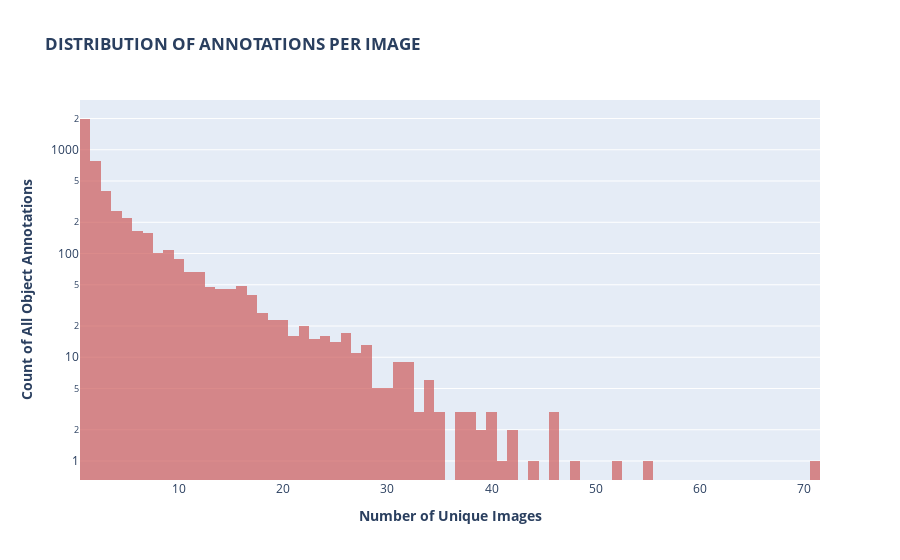

Notebook code for this chart:
### Markdown cell above
# Annotation Per Images
* 한 이미지에 몇 개의 Bounding box가 있는지, 그 분포를 나타낸 결과입니다.

### Code cell
fig = px.histogram(train_df.image_id.value_counts(),
                    log_y=True, color_discrete_sequence=['indianred'], opacity=0.7,
                    labels={"value":"Number of Annotations Per Image"},
                    title="<b>DISTRIBUTION OF ANNOTATIONS PER IMAGE"
                    )

fig.update_layout(showlegend=False,
                    xaxis_title="<b>Number of Unique Images</b>",
                    yaxis_title="<b>Count of All Object Annotations</b>",)

fig.show()

### Figure 1 — Plotly figure (JSON) as saved in the notebook; plotly's stock layout.template omitted (floating-point values rounded to 4 significant figures; data arrays with more than 128 entries replaced by an {"elided": "..."} marker saying what was removed)
{"data": [{"alignmentgroup": "True", "bingroup": "x", "hovertemplate": "variable=image_id<br>Number of Annotations Per Image=%{x}<br>count=%{y}<extra></extra>", "legendgroup": "image_id", "marker": {"color": "indianred", "opacity": 0.7, "pattern": {"shape": ""}}, "name": "image_id", "offsetgroup": "image_id", "orientation": "v", "showlegend": true, "type": "histogram", "x": {"elided": "4883 int values"}, "xaxis": "x", "yaxis": "y"}], "layout": {"autosize": true, "barmode": "relative", "legend": {"title": {"text": "variable"}, "tracegroupgap": 0}, "showlegend": false, "title": {"text": "<b>DISTRIBUTION OF ANNOTATIONS PER IMAGE"}, "xaxis": {"anchor": "y", "autorange": true, "domain": [0, 1], "range": [0.5, 71.5], "title": {"text": "<b>Number of Unique Images</b>"}, "type": "linear"}, "yaxis": {"anchor": "x", "autorange": true, "domain": [0, 1], "range": [-0.1831, 3.48], "title": {"text": "<b>Count of All Object Annotations</b>"}, "type": "log"}}}
